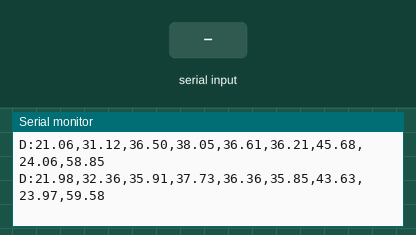
Simulated run of this sketch. Board: Arduino Uno, built with avr-gcc and run on an emulated ATmega328P. Parts: the last lines printed to the serial monitor. Inputs (shaded band) come from the test bench. Random numbers use the default seed unless the sketch sets one.

Above: at 1.2 s.
1.3 s: "R:SETTINGS\n" received over Serial
At 1.31 s:
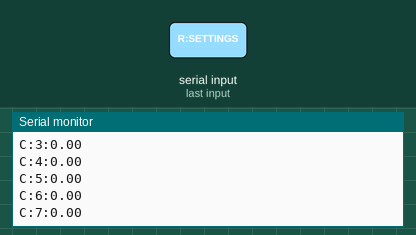
2.8 s: "R:SETTINGS90\n" received over Serial
At 2.96 s:
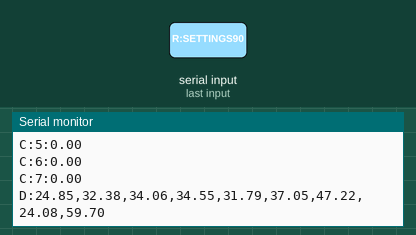
Timing chart, 0 to 5.8 s (numbered marks = the images above; inputs shaded):
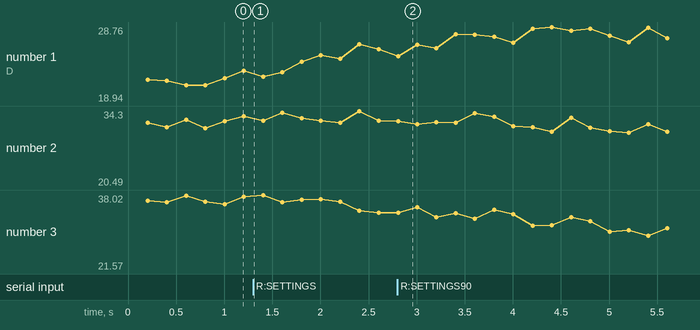

The sketch:

gas_monitor_arduino_simulator.ino
```cpp
/*
  gas_monitor_arduino_simulator.ino
  ----------------------------------
  Stands in for the real gas-sensor hardware so the Gas Sensor Monitor
  desktop app (main.py / serial_worker.py) can be tested end-to-end over
  an actual serial port, with every feature exercised:

    - streams simulated 7-gas + temperature + humidity readings
    - accepts a new calibration value any time a slider changes in the app
      and echoes back a confirmation line for it
    - answers "R:SETTINGS" (the app's File > Request Settings from Device)
      by reporting all 7 current calibration values

  WIRE PROTOCOL (must match config.py exactly)
  ----------------------------------------------
  Device -> App, one line per sample, 9 comma separated floats:
      D:<gas1>,<gas2>,<gas3>,<gas4>,<gas5>,<gas6>,<gas7>,<temp>,<humidity>\n
    e.g. D:23.10,41.52,8.03,0.00,55.21,12.44,90.02,24.50,55.20

  App -> Device, sent whenever a calibration slider/spinbox changes
  (index is 1-based, matches gas_index in config.CHANNELS):
      C:<index>:<value>\n
    e.g. C:3:25.50

  Device -> App, calibration confirmation (same format as above) - sent
  immediately after applying a C: command, AND once per gas sensor in
  reply to a settings request:
      C:<index>:<value>\n

  App -> Device, request current settings:
      R:SETTINGS\n

  BAUD RATE
  ---------
  config.BAUDRATE is fixed at 921600. That's reliable on boards with a
  native USB serial interface (ESP32, Arduino Due/Uno R4/Leonardo/Micro,
  Teensy, etc). If you're using a classic Uno/Nano (ATmega328P +
  FTDI/CH340 bridge), either use one of those boards instead, or lower
  BAUDRATE in config.py to something like 115200 and re-flash this
  sketch with the matching value below.
*/

const long BAUD_RATE = 921600;   // must match config.BAUDRATE in the app

const uint8_t NUM_GAS = 7;
const unsigned long SAMPLE_INTERVAL_MS = 200;   // ~5 Hz data stream

// Current calibration value per gas sensor (index 0..6 == gas_index 1..7).
// Simulated as a simple offset added to that channel's reading, so moving
// a slider in the app visibly shifts the corresponding curve - handy for
// confirming the calibration round-trip is actually working.
float calibration[NUM_GAS] = {0, 0, 0, 0, 0, 0, 0};

unsigned long lastSampleAt = 0;
String inputBuffer = "";

void setup() {
  Serial.begin(BAUD_RATE);
  while (!Serial) {
    ; // wait for native-USB boards to enumerate
  }
  randomSeed(analogRead(A0));
}

void loop() {
  readSerialCommands();

  unsigned long now = millis();
  if (now - lastSampleAt >= SAMPLE_INTERVAL_MS) {
    lastSampleAt = now;
    sendDataLine();
  }
}

// ---------------------------------------------------------------------
// Incoming command handling
// ---------------------------------------------------------------------
void readSerialCommands() {
  while (Serial.available() > 0) {
    char c = (char)Serial.read();
    if (c == '\n') {
      handleLine(inputBuffer);
      inputBuffer = "";
    } else if (c != '\r') {
      inputBuffer += c;
      if (inputBuffer.length() > 64) {
        inputBuffer = "";  // guard against a runaway/garbled line
      }
    }
  }
}

void handleLine(String line) {
  line.trim();
  if (line.length() == 0) return;

  if (line.startsWith("C:")) {
    // C:<index>:<value>
    int firstColon = line.indexOf(':');
    int secondColon = line.indexOf(':', firstColon + 1);
    if (secondColon > firstColon) {
      int index = line.substring(firstColon + 1, secondColon).toInt();
      float value = line.substring(secondColon + 1).toFloat();
      if (index >= 1 && index <= NUM_GAS) {
        calibration[index - 1] = value;
        sendCalibrationLine(index, calibration[index - 1]);
      }
    }
  } else if (line.startsWith("R:SETTINGS")) {
    for (int i = 1; i <= NUM_GAS; i++) {
      sendCalibrationLine(i, calibration[i - 1]);
    }
  }
  // any other/unknown line is ignored, same as the app does on its side
}

void sendCalibrationLine(int index, float value) {
  Serial.print("C:");
  Serial.print(index);
  Serial.print(":");
  Serial.println(value, 2);
}

// ---------------------------------------------------------------------
// Simulated sensor data
// ---------------------------------------------------------------------
void sendDataLine() {
  float t = millis() / 1000.0;
  float gas[NUM_GAS];

  for (uint8_t i = 0; i < NUM_GAS; i++) {
    float phase = i * 0.9;
    float periodSeconds = 20.0 + i * 3.0;      // each channel drifts at its own rate
    float baseline = 20.0 + i * 5.0;
    float wave = 8.0 * sin(2.0 * PI * t / periodSeconds + phase);
    float noise = (random(-100, 100) / 100.0) * 1.5;   // +/- 1.5 jitter

    float reading = baseline + wave + noise + calibration[i];
    if (reading < 0) reading = 0;
    gas[i] = reading;
  }

  float temperature = 24.0 + 2.0 * sin(2.0 * PI * t / 120.0) + (random(-50, 50) / 100.0);
  float humidity = 55.0 + 5.0 * sin(2.0 * PI * t / 90.0 + 1.0) + (random(-50, 50) / 100.0);
  if (humidity < 0) humidity = 0;
  if (humidity > 100) humidity = 100;

  Serial.print("D:");
  for (uint8_t i = 0; i < NUM_GAS; i++) {
    Serial.print(gas[i], 2);
    Serial.print(",");
  }
  Serial.print(temperature, 2);
  Serial.print(",");
  Serial.println(humidity, 2);
}
```

Measured:
- after the input at 1.3 s, the serial monitor: prints a new line at once (image 1)
- after the input at 2.8 s, the serial monitor: prints a new line at once (image 2)
